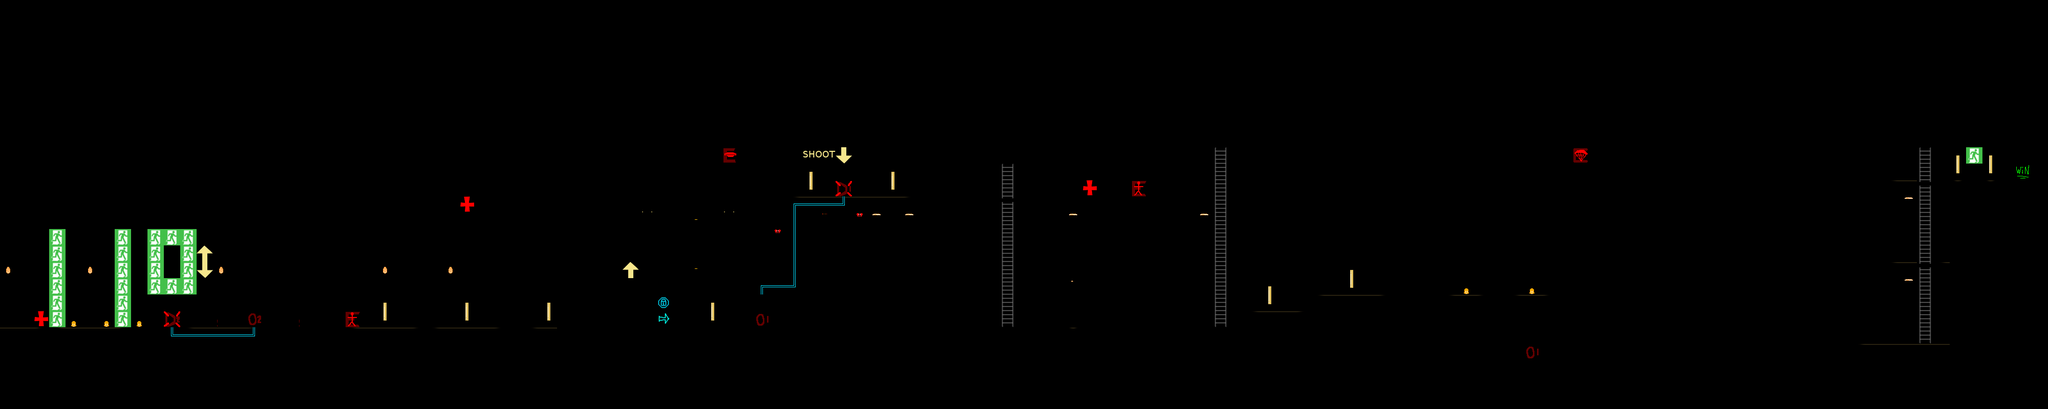

Tiled map render using the project's own tile images. Description and the map definition, with tile-layer contents summarised, below:
An orthogonal 125x25 tile map with 32x32 px tiles, 5 tile layers (behind, collision, declayer, miscLayer, ...).

<map version="1.0" orientation="orthogonal" width="125" height="25" tilewidth="32" tileheight="32">
 <tileset firstgid="1" name="tilemapnew1" tilewidth="32" tileheight="32">
  <image source="../tilemapnew1.png" trans="fe00fe" width="1024" height="1024" />
  <tile id="29">
   <properties>
    <property name="enemyspawn" value="drone" />
   </properties>
  </tile>
  <tile id="30">
   <properties>
    <property name="enemyspawn" value="paratrooper" />
   </properties>
  </tile>
  <tile id="31">
   <properties>
    <property name="enemyspawn" value="footsoldier" />
   </properties>
  </tile>
  <tile id="52">
   <properties>
    <property name="solid" value="solid" />
   </properties>
  </tile>
  <tile id="54">
   <properties>
    <property name="solid" value="solid" />
   </properties>
  </tile>
  <tile id="63">
   <properties>
    <property name="destroyable" value="1" />
   </properties>
  </tile>
  <tile id="64">
   <properties>
    <property name="solid" value="solid" />
   </properties>
  </tile>
  <tile id="87">
   <properties>
    <property name="solid" value="solid" />
   </properties>
  </tile>
  <tile id="94">
   <properties>
    <property name="item" value="health" />
   </properties>
  </tile>
  <tile id="95">
   <properties>
    <property name="door" value="1" />
   </properties>
  </tile>
  <tile id="127">
   <properties>
    <property name="destroyable" value="2" />
   </properties>
  </tile>
  <tile id="134">
   <properties>
    <property name="solid" value="" />
   </properties>
  </tile>
  <tile id="159">
   <properties>
    <property name="door" value="2" />
   </properties>
  </tile>
  <tile id="169">
   <properties>
    <property name="platform" value="" />
   </properties>
  </tile>
  <tile id="170">
   <properties>
    <property name="solid" value="" />
   </properties>
  </tile>
  <tile id="173">
   <properties>
    <property name="platform" value="platform" />
   </properties>
  </tile>
  <tile id="174">
   <properties>
    <property name="platform" value="platform" />
   </properties>
  </tile>
  <tile id="175">
   <properties>
    <property name="platform" value="platform" />
   </properties>
  </tile>
  <tile id="176">
   <properties>
    <property name="platform" value="platform" />
   </properties>
  </tile>
  <tile id="177">
   <properties>
    <property name="platform" value="platform" />
   </properties>
  </tile>
  <tile id="178">
   <properties>
    <property name="platform" value="" />
   </properties>
  </tile>
  <tile id="191">
   <properties>
    <property name="levelcomplete" value="" />
   </properties>
  </tile>
  <tile id="256">
   <properties>
    <property name="solid" value="solid" />
   </properties>
  </tile>
  <tile id="257">
   <properties>
    <property name="solid" value="solid" />
   </properties>
  </tile>
  <tile id="258">
   <properties>
    <property name="solid" value="solid" />
   </properties>
  </tile>
  <tile id="264">
   <properties>
    <property name="solid" value="solid" />
   </properties>
  </tile>
  <tile id="265">
   <properties>
    <property name="solid" value="" />
   </properties>
  </tile>
  <tile id="266">
   <properties>
    <property name="solid" value="" />
   </properties>
  </tile>
  <tile id="267">
   <properties>
    <property name="solid" value="" />
   </properties>
  </tile>
  <tile id="268">
   <properties>
    <property name="solid" value="" />
   </properties>
  </tile>
  <tile id="269">
   <properties>
    <property name="solid" value="" />
   </properties>
  </tile>
  <tile id="270">
   <properties>
    <property name="solid" value="" />
   </properties>
  </tile>
  <tile id="307">
   <properties>
    <property name="ladder" value="ladder" />
   </properties>
  </tile>
  <tile id="339">
   <properties>
    <property name="ladder" value="" />
    <property name="platform" value="" />
   </properties>
  </tile>
 </tileset>
 <layer name="behind" width="125" height="25">
  <data>[3125 cells, 24 non-empty, 2 distinct tile ids]</data>
 </layer>
 <layer name="collision" width="125" height="25">
  <data>[3125 cells, 591 non-empty, 65 distinct tile ids]</data>
 </layer>
 <layer name="declayer" width="125" height="25">
  <data>[3125 cells, 32 non-empty, 12 distinct tile ids]</data>
 </layer>
 <layer name="miscLayer" width="125" height="25">
  <data>[3125 cells, 24 non-empty, 15 distinct tile ids]</data>
 </layer>
 <layer name="top" width="125" height="25">
  <data>[3125 cells, 4 non-empty, 4 distinct tile ids]</data>
 </layer>
</map>
